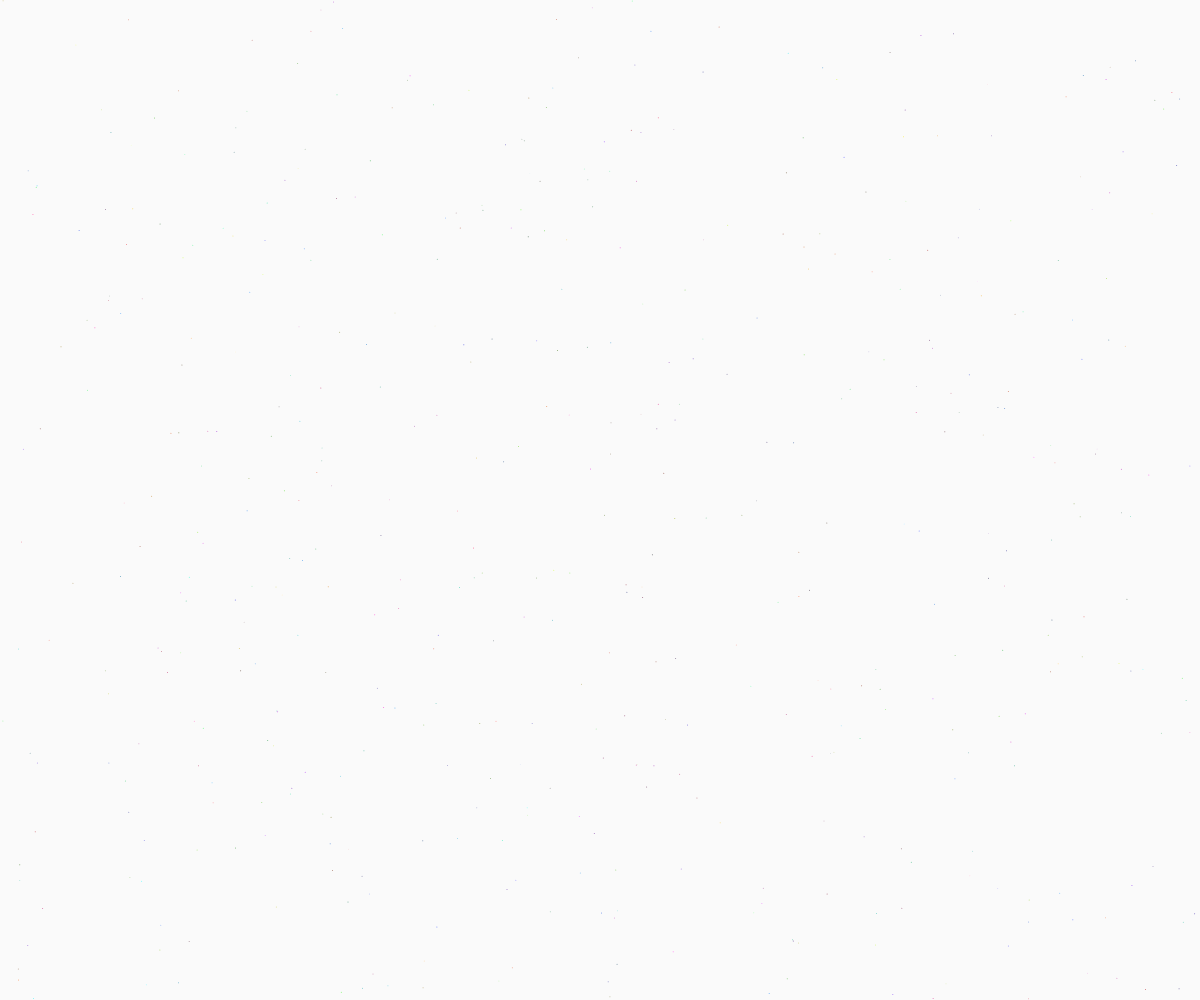
Frame 1 (no input)
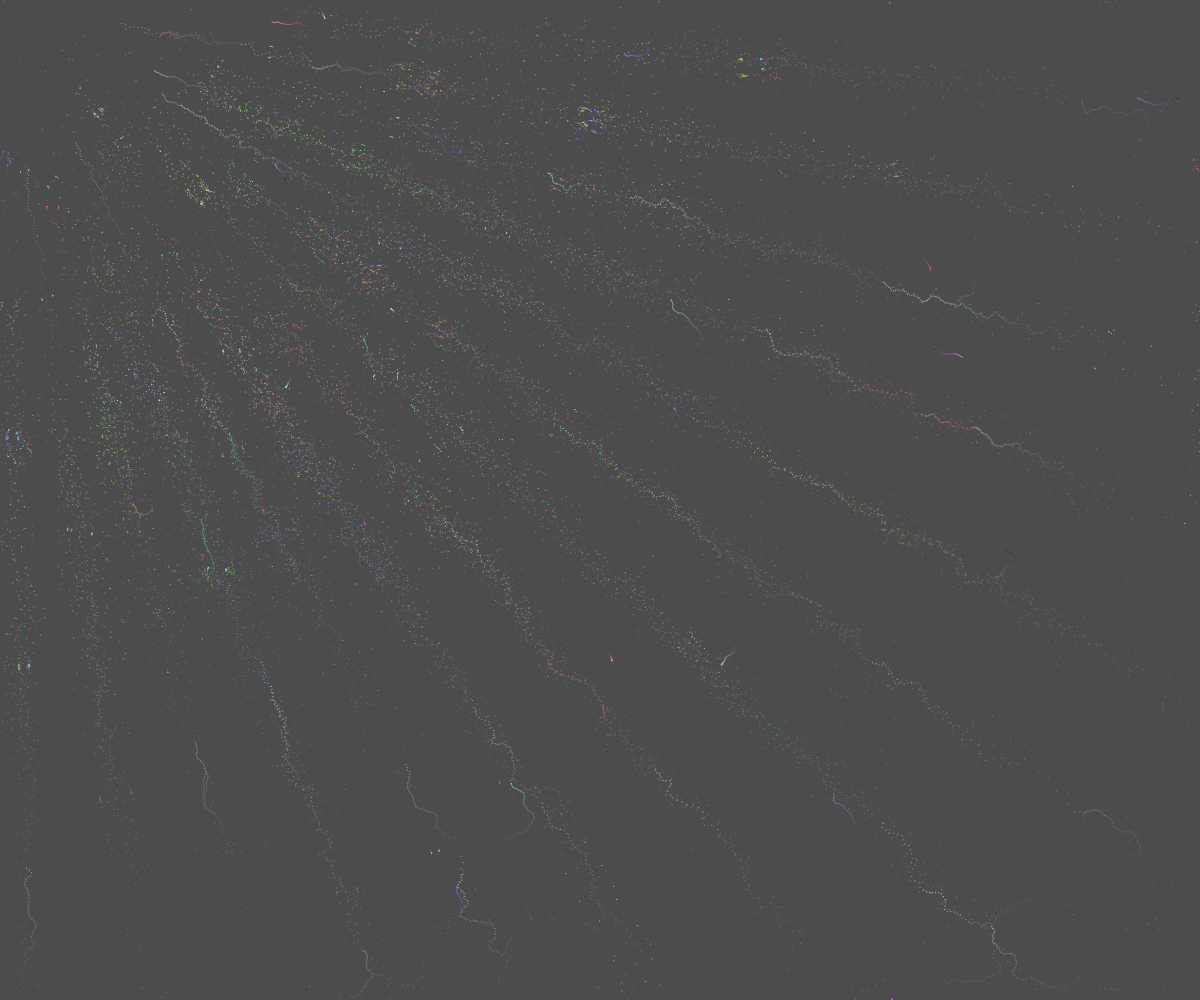
Frame 60 (no input)
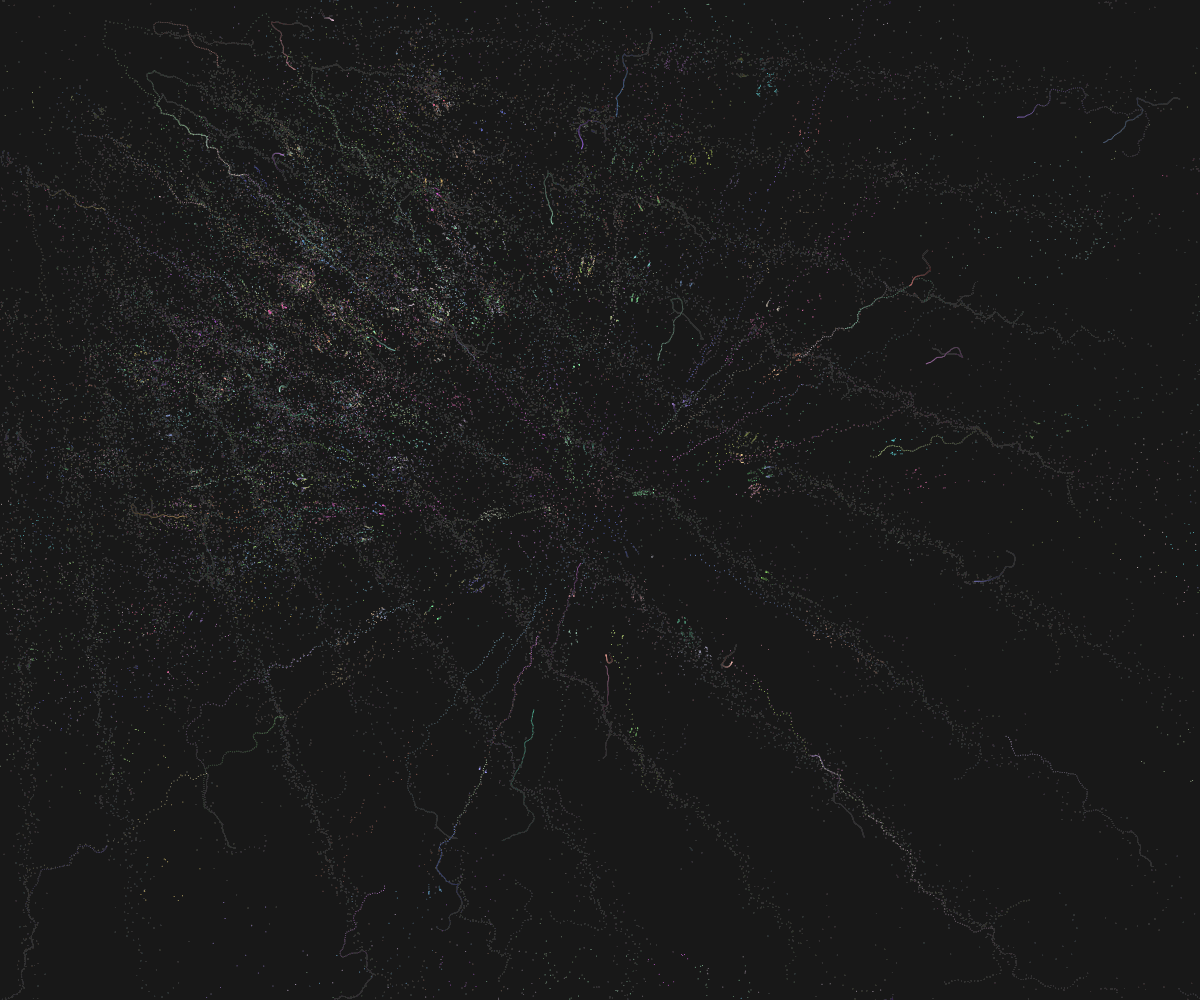
Frame 120 (the mouse pressed at the canvas centre since frame 60)

The p5.js sketch that drew these frames (run headless with seeded random() and noise() and a simulated clock; from frame 60 on, the mouse is pressed at the canvas centre):

// p5.js sketch
// ── sketch.js
/*
----- Coding Tutorial by Patt Vira ----- 
Name: Slime Molds (Physarum)
Video Tutorial: https://youtu.be/VyXxSNcgDtg

References: 
1. Algorithm by Jeff Jones: https://uwe-repository.worktribe.com/output/980579/characteristics-of-pattern-formation-and-evolution-in-approximations-of-physarum-transport-networks

Connect with Patt: @pattvira
https://www.pattvira.com/
----------------------------------------
*/

let molds = []; let num = 500;
let d; 

// function updateSensorDist() {
//     // Map mouseY to a range, for example, 10 to 100
//     let newDist = map(mouseY, 0, height, 1, 360);
//     console.log(newDist)
//     for (let i = 0; i < molds.length; i++) {
//       molds[i].sensorAngle = newDist;
//     }
//   }
  

//   function keyPressed() {
//     if (key === 'u') {  // Press 'u' to increase sensor distance
//       updateSensorDist(500);  // Set to a new distance value, e.g., 50
//     } else if (key === 'd') {  // Press 'd' to decrease sensor distance
//       updateSensorDist(10);  // Set to a different distance value, e.g., 20
//     }
//   }

function setup() {
  createCanvas(window.innerWidth, window.innerHeight);


  angleMode(DEGREES);
  d = pixelDensity();
  
  for (let i=0; i<num; i++) {
    molds[i] = new Mold();
  } 
}

function draw() {
    background(0, 5);
    loadPixels();
  
    // Update sensorDist based on mouseY
    // updateSensorDist();
  
    for (let i = 0; i < num; i++) {
      if (key == "s") {
        molds[i].stop = true;
        updatePixels();
        noLoop();
      } else {
        molds[i].stop = false;
      }
  
      // Make each mold head toward the cursor
      molds[i].updateHeadingTowardsCursor();
      
      molds[i].update();
      molds[i].display();
    }
  }
  

// ── mold.js
class Mold {
  updateHeadingTowardsCursor() {
    let targetAngle = atan2(mouseY - this.y, mouseX - this.x);
    let noiseValue = noise(this.x * 0.1, this.y * 0.1) * 300;
    targetAngle += radians(noiseValue);
    targetAngle = degrees(targetAngle);
  
    // Smoothly transition the heading towards the target angle
    let turnSpeed = 100; // Determines how quickly they adjust direction
    this.heading = lerp(this.heading, targetAngle, turnSpeed / 100);
  }
      
      constructor() {
      // Mold variables
      this.x = random(width);
      this.y = random(height); 
      // this.x = random(width/2 - 20, width/2 + 20);
      // this.y = random(height/2 - 20, height/2 + 20); 
      this.r = 0.5;
      
      this.heading = random(360);
      this.vx = cos(this.heading);
      this.vy = sin(this.heading);
      this.rotAngle = 270;
      this.stop = false // Boolean variable to stop molds from moving 
      this.speed = random(0.1, 750); // Each mold gets a random speed

      this.noiseOffset = random(1000); // Random offset for each mold to make the noise different


        // Assign random color values
      this.color = color(random(100, 255), random(100, 255), random(100, 255)); // RGB random colors

   
      
      // Sensor variables
      this.rSensorPos = createVector(0, 0);
      this.lSensorPos = createVector(0, 0);
      this.fSensorPos = createVector(0, 0);
      this.sensorAngle = 50;
      this.sensorDist = 2500;
      
    }
    
    update() {   
      // Using this.stop to control when molds stop moving
      if (this.stop) {
        this.vx = 0;
        this.vy = 0;
      } else {
        let noiseFactor = noise(this.noiseOffset) * 0.1; // Adjust for desired effect
  this.vx = cos(this.heading) * this.speed * noiseFactor;
  this.vy = sin(this.heading) * this.speed * noiseFactor;

  this.noiseOffset += 0.01;
      }
      
      // Using % Modulo expression to wrap around the canvas
      this.x = (this.x + this.vx + width) % width;
      this.y = (this.y + this.vy + height) % height;

      if (random(1) < 0.02) { // Adjust probability as needed
        this.heading += random(-45, 45); // Randomly adjust heading
      }
      
      // Get 3 sensor positions based on current position and heading
      this.getSensorPos(this.rSensorPos, this.heading + this.sensorAngle);
      this.getSensorPos(this.lSensorPos, this.heading - this.sensorAngle);
      this.getSensorPos(this.fSensorPos, this.heading);
    
      // Get indices of the 3 sensor positions and get the color values from those indices
      let index, l, r, f;
      index = 4*(d * floor(this.rSensorPos.y)) * (d * width) + 4*(d * floor(this.rSensorPos.x));
      r = pixels[index];
      
      index = 4*(d * floor(this.lSensorPos.y)) * (d * width) + 4*(d * floor(this.lSensorPos.x));
      l = pixels[index];
      
      index = 4*(d * floor(this.fSensorPos.y)) * (d * width) + 4*(d * floor(this.fSensorPos.x));
      f = pixels[index];
      
      // Compare values of f, l, and r to determine movement 
      if (f > l && f > r) {
        this.heading += 0;
      } else if (f < l && f < r) {
        if (random(1) < 0.5) {
          this.heading += this.rotAngle;
        } else {
          this.heading -= this.rotAngle;
        }
      } else if (l > r) {
        this.heading += -this.rotAngle;
      } else if (r > l) {
        this.heading += this.rotAngle;
      }
      
      
    }
    
    display() {
      noStroke();
      fill(this.color);
      ellipse(this.x, this.y, this.r*2, this.r*2);
      
      line(this.x, this.y, this.x + this.r*3*this.vx, this.y + this.r*3*this.vy);
      fill(255, 0, 0);
      // ellipse(this.rSensorPos.x, this.rSensorPos.y, this.r*2, this.r*2);
      // ellipse(this.lSensorPos.x, this.lSensorPos.y, this.r*2, this.r*2);
      // ellipse(this.fSensorPos.x, this.fSensorPos.y, this.r*2, this.r*2);
      
    }
    
    getSensorPos(sensor, angle) {
      sensor.x = (this.x + this.sensorDist*cos(angle) + width) % width;
      sensor.y = (this.y + this.sensorDist*sin(angle) + height) % height;
    }
  
  }
